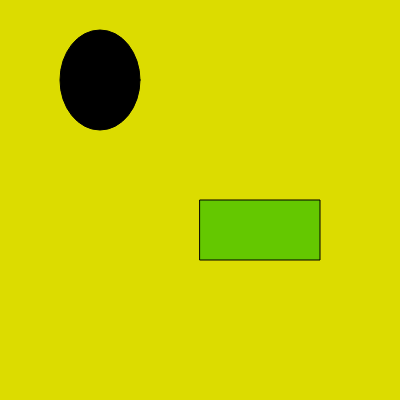
Frame 1 (no input)
Frame 60 (no input): identical to frame 1, image omitted
Frame 120 (the mouse pressed at the canvas centre since frame 60): identical to frame 1, image omitted

The p5.js sketch that drew this single still picture (run headless with seeded random() and noise() and a simulated clock; from frame 60 on, the mouse is pressed at the canvas centre):

// p5.js sketch
// ── sketch.js
function setup() {
  createCanvas(400, 400);
}

function draw() {
  background(220,220,0,600);
  fill(00);
  ellipse(100,80,80,100);
  fill(100,200,0);
  rect(200, 200, 120, 60);
  
}
